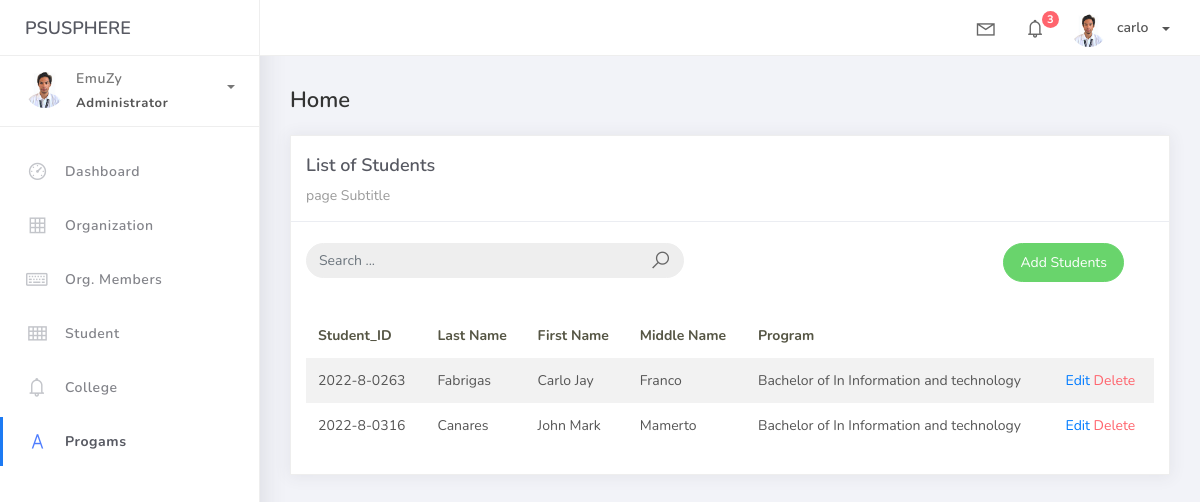
Page /student_list on the earlier database version.
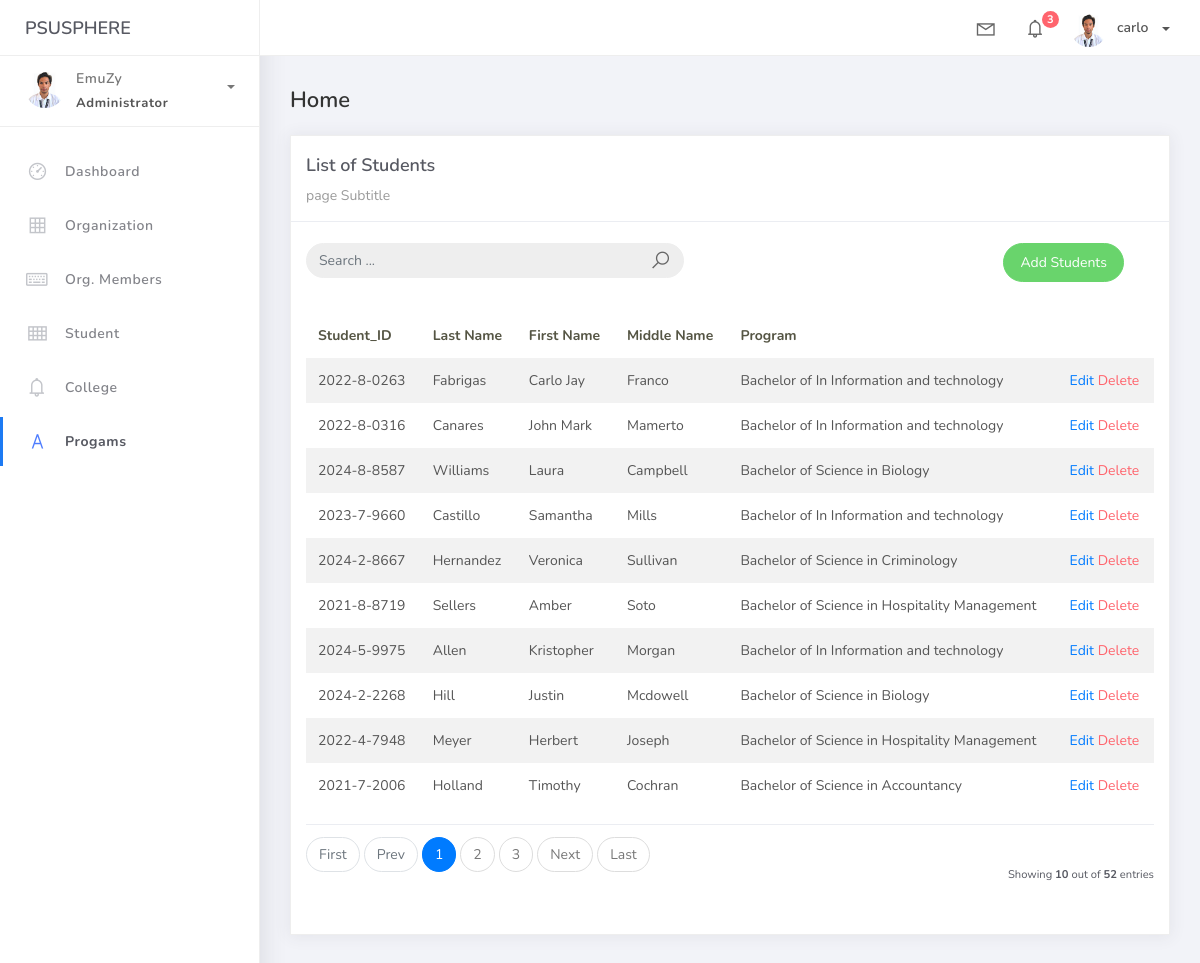
Same page on the later database version.
### studentorg/models.py (models this page shows, shortened)
class BaseModel(models.Model):
    create_at = models.DateTimeField(auto_now_add = True, db_index = True)
    update_at = models.DateTimeField(auto_now = True)
    class Meta:
        abstract = True

class Student(BaseModel):
    student_id = models.CharField(max_length = 15)
    firstname = models.CharField(max_length = 25)
    lastname = models.CharField(max_length = 25)
    middlename = models.CharField(max_length = 25, blank = True, null = True)
    program = models.ForeignKey(Program, on_delete = models.CASCADE)

class Program(BaseModel):
    prog_name = models.CharField(max_length = 150)
    college = models.ForeignKey(College, on_delete = models.CASCADE)
    def __str__(self):
        return self.prog_name

### studentorg/views.py (the view)
# urls.py: path('student_list', StudentList.as_view(), name='students-list'),
class StudentList(ListView):
    model = Student
    context_object_name = 'student'
    template_name = "student_list.html"
    paginate_by = 10
    def get_queryset(self, *args, **kwargs):
        qs = super(StudentList, self).get_queryset(*args, **kwargs)
        if self.request.GET.get("q") != None:
            query = self.request.GET.get('q')
            qs = qs.filter(Q(student_id__icontains=query) |
            Q(lastname__icontains=query) | Q(firstname__icontains=query) |
            Q(middlename__icontains=query) | Q(program__prog_name__icontains=query) )
        return qs

### templates/student_list.html
{% extends 'base.html' %}
{% load static %}
{% block content %}
<div class="content">
  <div class="container-fluid">
    <h4 class="page-title">Home</h4>
    <div class="row">
      <div class="col-md-12">
        <div class="card">
          <div class="card-header">
            <div class="card-title">List of Students</div>
          <div class="card-category">page Subtitle</div>
            </div>
            <br />
            <div class="col-md-12 row">
                <div class="col-md-6">
                  <form class="navbar-left navbar-form nav-search mr-md-3" action="{% url 'student-list' %}">
                    <div class="input-group">
                        <input type="text" placeholder="Search ..." class="form-control" name="q" />
                            <div class="input-group-append">
                                <span class="input-group-text">
                                    <i class="la la-search search-icon"></i>
                                </span>
                            </div>
                        </div>
                    </form>
                </div>
                <div class="col-md-6">
                    <div class="pull-right">
                        <a href="{% url 'student-add' %}" class="btn btn-success btn-rounded">Add Students</a>
                    </div>
                </div>
            </div>
          <div class="card-body">
            <table class="table table-striped mt-3">
              <thead>
                <tr>
                  <th scope="col">Student_ID</th>
                  <th scope="col">Last Name</th>
                  <th scope="col">First Name</th>
                  <th scope="col">Middle Name</th>
                  <th scope="col">Program</th>
                </tr>
              </thead>
              <tbody>
                {% for object in object_list %}
                  <tr>
                    <td>{{ object.student_id }}</td>
                    <td>{{ object.lastname }}</td>
                    <td>{{ object.firstname }}</td>
                    <td>{{ object.middlename }}</td>
                    <td>{{ object.program }}</td>
                    <td>
                        <a href="student_list/{{ object.id }}">Edit</a>
                        <a href="student_list/{{ object.id }}/delete" class="text-danger">Delete</a>
                    </td>
                    </tr>
                    {% empty %}
                    <tr>
                     <td colspan="4" style="text-align: center">
                        <p class="text-sm font-weight-bold mb-0">No Records Found</p>
                    </td>
                  </tr>
                {% endfor %}
              </tbody>
            </table>
            {% include 'includes/pagination.html' %}
          </div>
        </div>
      </div>
    </div>
  </div>
</div>
{% endblock %}

Differences in the rows shown:
added Student: student_id "2024-8-8587", lastname "Williams", firstname "Laura", middlename "Campbell", program "Bachelor of Science in Biology"
added Student: student_id "2023-7-9660", lastname "Castillo", firstname "Samantha", middlename "Mills", program "Bachelor of In Information and technology"
added Student: student_id "2024-2-8667", lastname "Hernandez", firstname "Veronica", middlename "Sullivan", program "Bachelor of Science in Criminology"
added Student: student_id "2021-8-8719", lastname "Sellers", firstname "Amber", middlename "Soto", program "Bachelor of Science in Hospitality Management"
added Student: student_id "2024-5-9975", lastname "Allen", firstname "Kristopher", middlename "Morgan", program "Bachelor of In Information and technology"
added Student: student_id "2024-2-2268", lastname "Hill", firstname "Justin", middlename "Mcdowell", program "Bachelor of Science in Biology"
added Student: student_id "2022-4-7948", lastname "Meyer", firstname "Herbert", middlename "Joseph", program "Bachelor of Science in Hospitality Management"
added Student: student_id "2021-7-2006", lastname "Holland", firstname "Timothy", middlename "Cochran", program "Bachelor of Science in Accountancy"
Other differences:
{{ object_list.count }}: (not shown) → "10"
{{ paginator.count }}: (not shown) → "52"
text now shown: "First Prev Next Last Showing out of entries"
new list line: "1"
new list line: "2"
new list line: "3"
